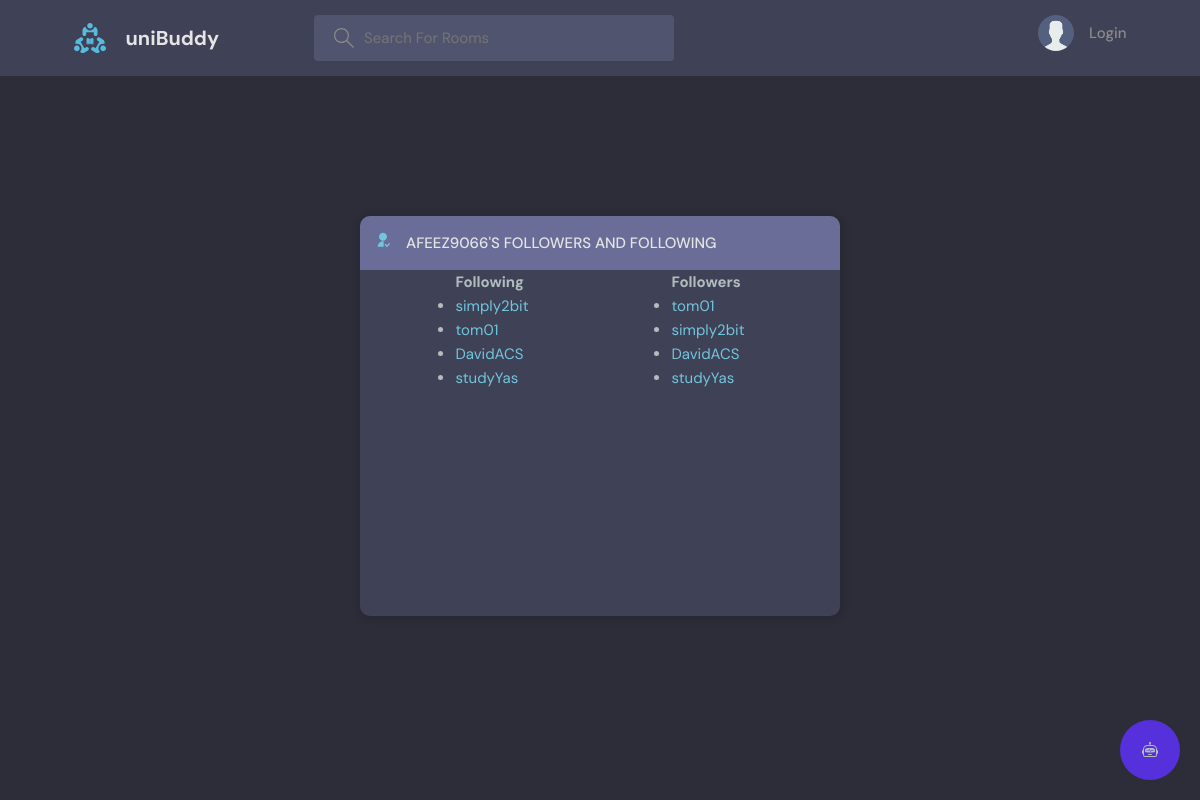
Page /follower_list/1/ on the earlier database version.
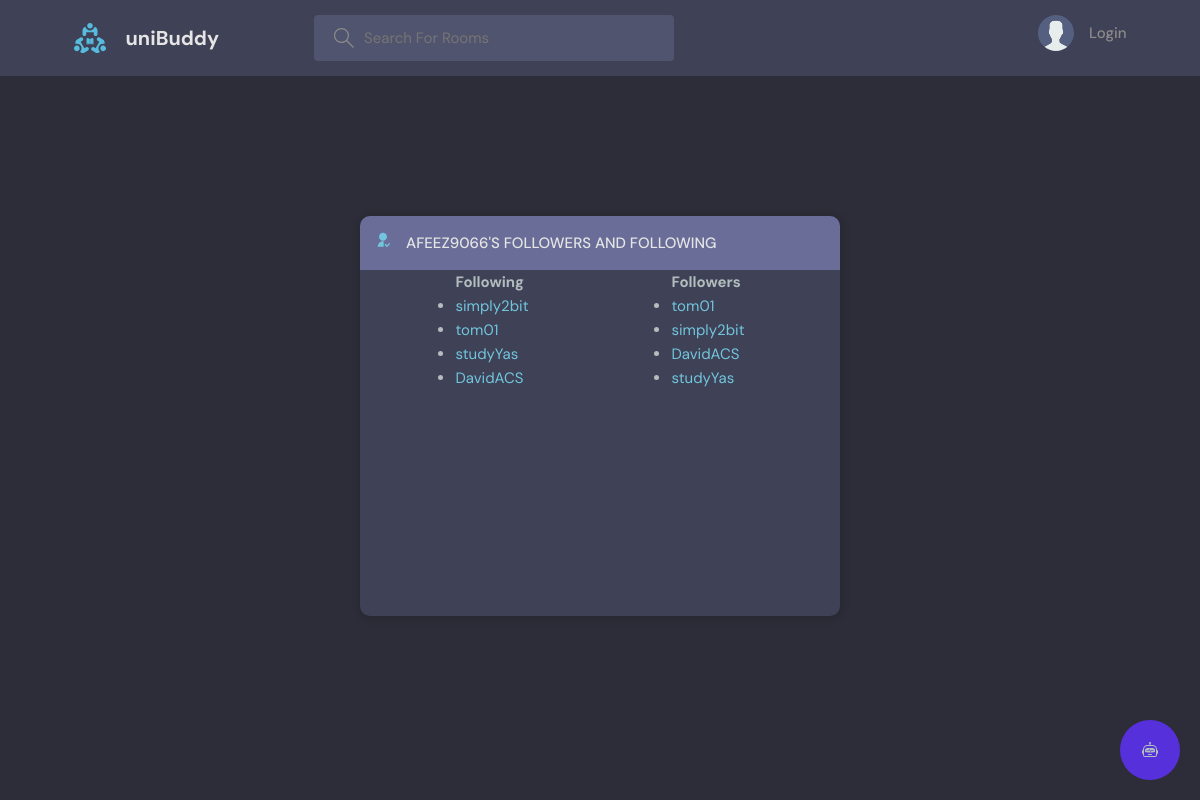
Same page on the later database version.
### base/models.py (models this page shows)
class User(AbstractUser):
    name = models.CharField(max_length=200, null=True)
    email = models.EmailField(unique=True, null=True)
    bio = models.TextField(null=True)
    avatar = models.ImageField(null=True, default="avatar.svg")
    followers = models.ManyToManyField('self', related_name='following', blank=True, symmetrical=False)
    follower_count = models.IntegerField(default=0)
    last_checked = models.DateTimeField(auto_now_add=True)
    USERNAME_FIELD = 'email'
    REQUIRED_FIELDS = []

### base/views.py (the view)
# urls.py: path('follower_list/', views.follower_list, name='follower_list'),
def follower_list(request, pk):
    user = get_object_or_404(User, pk=pk)
    following = user.following.all()
    followers = [follower for follower in User.objects.all() if user in follower.following.all()]
    context = {
        'user': user,
        'following': following,
        'followers': followers,
    }
    return render(request, 'base/follower_list.html', context)

### base/templates/base/follower_list.html (shortened to what this page needs)
{% extends 'main.html' %}
{% load static %}
{% block content %}
  <main class="layout">
    <div class="container">
      <div class="layout__box">
        <div class="layout__boxHeader">
          <div class="layout__boxTitle">
            <a href="{{request.META.HTTP_REFERER}}">
                <svg xmlns="http://www.w3.org/2000/svg" viewBox="0 0 24 24"> <g> <path fill="none" d="M0 0h24v24H0z"/>
                    <path d="M13 14.062V22H4a8 8 0 0 1 9-7.938zM12 13c-3.315 0-6-2.685-6-6s2.685-6 6-6 6 2.685 6 6-2.685 6-6 6zm5.793 6.914l3.535-3.535 1.415 1.414-4.95 4.95-3.536-3.536 1.415-1.414 2.12 2.121z"/> </g>
                </svg>
            </a>
            <h3>{{ user.username }}'s Followers and Following</h3>
          </div>
        </div>
        <div class="container">
          <div class="lists" style="display: flex; justify-content: space-around;">
            <div class="following">
              <h2>Following</h2>
              <ul>
                {% for user in following %}
                  <li>
                    <a href="{% url 'user-profile' user.id %}">{{ user.username }}</a>
                  </li>
                {% endfor %}
              </ul>
            </div>
            <div class="followers">
              <h2>Followers</h2>
              <ul>
                {% for user in followers %}
                  <li>
                    <a href="{% url 'user-profile' user.id %}">{{ user.username }}</a>
                  </li>
                {% endfor %}
              </ul>
            </div>
          </div>
        </div>
      </div>
    </div>
  </main>
{% endblock %}

Differences in the rows shown:
changed User "studyYas": moves up the list
